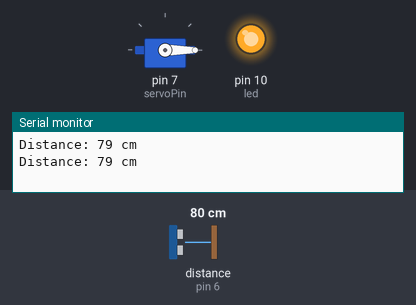
This sketch was run on a simulated Arduino Uno, built with avr-gcc and run on an emulated ATmega328P. Shown: servo, output pins drawn as LEDs (lit = HIGH), the last lines printed to the serial monitor. Wiring (inferred from the names in the program): ultrasonic range finder: trigger pin 5; echo pin 6. The inputs (shaded band) are chosen by the test bench; at power-on: distance to the obstacle (sensor on pin 6) 80 cm. The echo pulse lasts 58.3 µs per cm; pins used as bus, display or sensor lines are not drawn.

Above: at 1.3 s.
1.4 s: distance to the obstacle (sensor on pin 6) set to 54 cm
3.4 s: distance to the obstacle (sensor on pin 6) set to 46 cm
At 4.9 s:
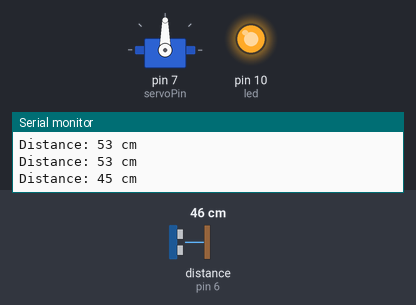
5.8 s: distance to the obstacle (sensor on pin 6) set to 60 cm
At 7.1 s:
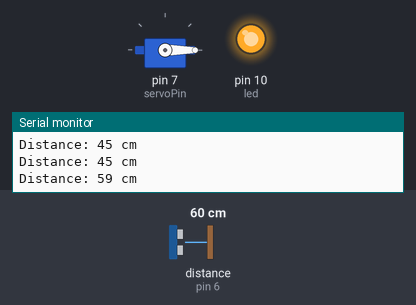
7.9 s: distance to the obstacle (sensor on pin 6) set to 2 cm
At 9.1 s:
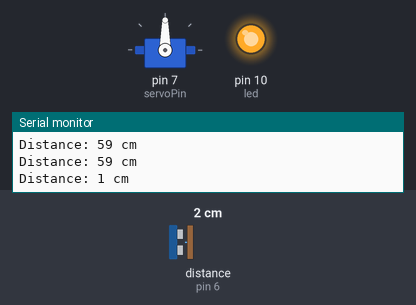
Timing chart, 0 to 10.9 s (numbered marks = the images above; inputs shaded):
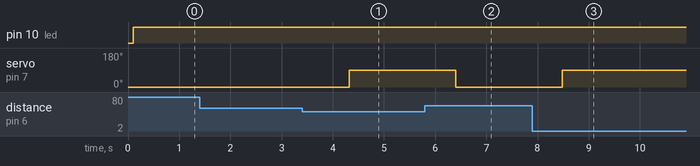

The sketch:

Arduino_Uno_Open_Automatic.ino
```cpp
#include <Servo.h> //servo library
Servo servo;
int trigPin = 5; // Define pin for trigger signal of ultrasonic sensor
int echoPin = 6; // Define pin for echo signal of ultrasonic sensor
int servoPin = 7; // Define pin for servo motor
int led = 10; // Define pin for LED

long duration, dist, average;
long aver[3]; //array for average

void setup() {
Serial.begin(9600);
servo.attach(servoPin);
pinMode(trigPin, OUTPUT);
pinMode(echoPin, INPUT);
pinMode(led, OUTPUT); // Defining LED pin
servo.write(0); //close cap on power on
delay(100);
servo.detach();
}

void measure() {
digitalWrite(led, HIGH); // Turning on LED
digitalWrite(trigPin, LOW);
delayMicroseconds(5);
digitalWrite(trigPin, HIGH);
delayMicroseconds(15);
digitalWrite(trigPin, LOW);
pinMode(echoPin, INPUT);
duration = pulseIn(echoPin, HIGH);
dist = (duration/2) / 29.1; //obtain distance
}

void loop() {
for (int i = 0; i <= 2; i++) { //average distance
measure();
aver[i] = dist;
delay(10); //delay between measurements
}
dist = (aver[0] + aver[1] + aver[2]) / 3;

Serial.print("Distance: ");
Serial.print(dist);
Serial.println(" cm");

if (dist < 50) {
// Change distance as per your need
servo.attach(servoPin);
delay(1);
servo.write(90); // Adjusted position to 90 degrees
delay(1000); // Adjusted delay to 1 second (1000 milliseconds)
servo.detach(); // Detach the servo motor
} else {
servo.attach(servoPin); // Attach the servo motor
delay(1);
servo.write(0); // Adjusted position to 0 degrees
delay(1000); // Adjusted delay to 1 second (1000 milliseconds)
servo.detach(); // Detach the servo motor
}
}

// -----------------------------------------------------------------------
// --------------------how's the way CONNECTION is------------------------
// -----------------------------------------------------------------------
// ➢ Ultrasonic Sensor (HC-SR04):
// VCC pin of the sensor to 5V of Arduino.
// GND pin of the sensor to GND of Arduino.
// TRIG pin of the sensor to digital pin 5 of Arduino.
// ECHO pin of the sensor to digital pin 6 of Arduino.
// ➢ Servo Motor:
// Connect the red wire (power) of the servo to the 5V pin of Arduino.
// Connect the brown wire (ground) of the servo to the GND pin of Arduino.
// Connect the yellow or orange wire (signal) of the servo to digital pin 7 of Arduino.
// ➢ LED Indicator:
// Connect the anode (long leg) of the LED to digital pin 10 of Arduino.
// Connect the cathode (short leg) of the LED to a current-limiting resistor (220-330 ohms) and then connect the other end of the resistor to the
// GND pin of Arduino.
```

Measured:
- the behaviour switches between 51 and 50 cm on distance to the obstacle (sensor on pin 6) (found by bisection; images 0 and 1)
- after the input at 3.4 s, servo on pin 7 (servoPin): 0° → 90° after 0.92 s
- after the input at 5.8 s, servo on pin 7 (servoPin): 90° → 0° after 0.61 s
- after the input at 7.9 s, servo on pin 7 (servoPin): 0° → 90° after 0.58 s
